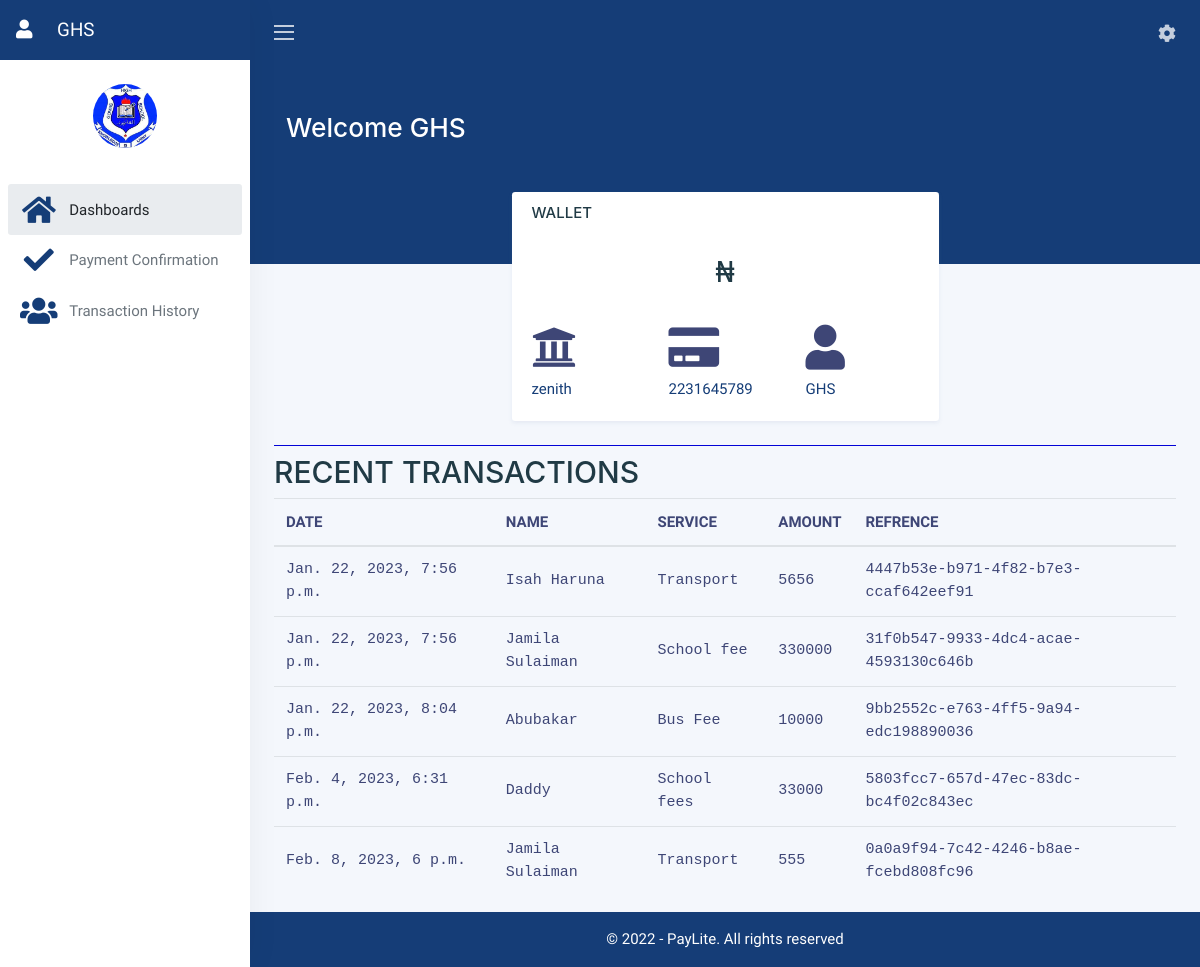
Screenshot of /index (signed in) with the database file from the repository.
### user/models.py (models this page shows, shortened)
class Profile(models.Model):
    staff = models.OneToOneField(User, on_delete=models.CASCADE, null=True)
    school_name = models.CharField(max_length=200, null=True)
    phone = models.IntegerField( null=True)
    address = models.CharField(max_length=200, null=True)
    Bank = models.CharField(max_length=200, null=True)
    Account= models.IntegerField( null=True)
    logo = models.ImageField(default='default.png',
                              upload_to='profile_images', null=True)
    licenses = models.ImageField(default='default.png',
                              upload_to='profile_images', null=True)
    cac = models.ImageField(default='default.png',
                              upload_to='profile_images', null=True)

### dashboard/models.py (models this page shows, shortened)
class Transaction(models.Model):
  id = models.UUIDField(primary_key = True, default = uuid.uuid4)
  select = models.ForeignKey(User, on_delete=models.CASCADE, null=True)
  Payer_Name = models.CharField(max_length=200, null= True )
  Payer_Phone_no = models.IntegerField(null = True)
  Payer_Email = models.EmailField(null=True)
  Service = models.CharField(max_length=200, null= True)
  Amount = models.IntegerField(null = True)
  Date = models.DateTimeField(auto_now_add= True)

### dashboard/views.py (the view)
# urls.py: path('index',views.index, name='index'),
@login_required
def index(request):
    user_object = User.objects.get(username=request.user.username)
    user_profile = Transaction.objects.filter(select=user_object)
    context = {'user_profile': user_profile,}
    return render(request, 'dashboard/index.html', context)

### templates/dashboard/index.html (shortened to what this page needs)
{% load static %}
<!DOCTYPE html>
<html lang="en">
<head>
   <link rel="stylesheet" href="https://cdn.jsdelivr.net/npm/bootstrap@4.6.0/dist/css/bootstrap.min.css">
  <link rel="stylesheet" href="https://cdnjs.cloudflare.com/ajax/libs/font-awesome/5.15.4/css/all.min.css"/>
  <link rel="stylesheet" href="{% static 'dashboard/style.css' %}">
</head>
<body>
  <div class="wrapper">
		<nav id="sidebar" class="sidebar">
			<a class="sidebar-brand" href="{% url 'user-profile' %}">
					<i class="fa fa-user" style="margin-right: 20px;"></i>
				{{user}}
			</a>
			<div class="sidebar-content">
				<div class="sidebar-user">
					<img src="{{ user.profile.logo.url }}" class="img-fluid rounded-circle mb-2" alt="" />
				</div>
				<ul class="sidebar-nav">
					<li class="sidebar-header">
					</li>
					<li class="sidebar-item active">
						<a href="./Userdashboard.html" class="sidebar-link">
							<i class="align-middle mr-2 fas fa-fw fa-home fa-2x"></i> <span class="align-middle">Dashboards</span>
						</a>
					</li>
					<li class="sidebar-item">
						<a href="./Confirmation.html" class="sidebar-link collapsed">
							<i class="align-middle mr-2 fas fa-fw fa-check fa-2x"></i> <span class="align-middle">Payment Confirmation</span>
						</a>
					</li>
					<li class="sidebar-item">
						<a href="#dashboards" class="sidebar-link">
							<i class="align-middle mr-2 fas fa-fw fa-users fa-2x"></i> <span class="align-middle">Transaction History</span>
						</a>
					</li>
				</ul>
			</div>
		</nav>
		<div class="main">
			<nav class="navbar navbar-expand navbar-theme">
				<a class="sidebar-toggle d-flex mr-2">
					<i class="hamburger align-self-center"></i>
				</a>
				<div class="navbar-collapse collapse">
					<ul class="navbar-nav ml-auto">
						<li class="nav-item dropdown ml-lg-2">
							<a class="nav-link dropdown-toggle position-relative" href="#" id="userDropdown" data-toggle="dropdown">
								<i class="align-middle fas fa-cog"></i>
							</a>
						</li>
					</ul>
				</div>
			</nav>
			<main class="content">
				<div class="container-fluid">
					<div class="header">
						<h1 class="header-title">
							Welcome {{user}}
						</h1>
						</div>
					<div class="row">
                        <div class="col"></div>
						<div class="col-md-6 col-lg-6 col-sm-12">
                        <div class="card">
								<div class="card-body" id="card-body1">
									<div class="row">
										<div class="col-md-6 col-sm-6 col-6">
											<h5>WALLET</h5>
										</div>
                                        <div class="col-md-6 col-sm-6 col-6">
										</div>
									</div>
                                    <div class="row">
                                        <div class="col-12">
									<h1 class="display-5 mt-4 mb-3" style="font-weight:450; text-align: center; font-family:'Courier New', Courier, monospace;">₦</h1>
                                    </div>
                                    </div>
                                    <div class="row mt-3">
                                     <div class="col-4">
                                        <i class="fa fa-university fa-3x bank-img"></i>
                                         <div class="mt-2">
                                              <span class="text-dark"><b class="bank-name"> {{ user.profile.Bank }} </b></span>
                                        </div>
                                    </div>
                                    <div class="col-4">
                                         <i class="fa fa-credit-card fa-3x  bank-img"></i>
                                        <div class="mt-2">
									    	<span class="text-dark"><b class="bank-name bank-name-number"> {{ user.profile.Account}}</b></span>
                                         </div>
                                    </div>
                                    <div class="col-4">
                                        <i class="fa fa-user fa-3x  bank-img"></i>
                                        <div class="mt-2">
                                            <span class="text-dark"><b class="bank-name">{{user}}</b></span>
                                        </div>
                                    </div>
									</div>
                                </div>
								</div>
							</div>
                            <div class="col"></div>
						</div>
                        </div>
                        <h1 style="border-bottom: 1px solid rgb(3, 3, 214);"></h1>
                        <h1>RECENT TRANSACTIONS</h1>
						<section>
							<div class="attendance-list">
								<table class="table">
								  <thead>
									<tr>
									  <th class="theader">DATE</th>
									  <th class="theader">NAME</th>
									  <th class="theader">SERVICE</th>
									  <th class="theader">AMOUNT</th>
									  <th class="theader">REFRENCE</th>
									</tr>
								  </thead>
								  <tbody>
									{% for i in user_profile %}
									<tr>
									  <td>{{i.Date}}</td>
									  <td>{{i.Payer_Name}}</td>
									  <td>{{i.Service}}</td>
									  <td>{{i.Amount}}</td>
									  <td>{{i.id}}</td>
									</tr>
									{% endfor %}
								  </tbody>
								</table>
							  </div>
						  </section>
			</main>
			<footer class="footer" style="background-color:#153d77;">
				<div class="container-fluid">
					<div class="row text-muted">
						<div class="col-12 text-right">
							<p class="mb-0" style="text-align:center; color:white;">
								&copy; 2022 - PayLite. All rights reserved
							</p>
						</div>
					</div>
				</div>
			</footer>
		</div>
	</div>
</body>
</html>

### static/dashboard/style.css (style rules this page uses)
td { font-family:'Courier New', Courier, monospace; }

### rows the page displays
Transaction: Date "Jan. 22, 2023, 7:56 p.m.", Payer_Name "Isah Haruna", Service "Transport", Amount "5656", id "4447b53e-b971-4f82-b7e3-ccaf642eef91"
Transaction: Date "Jan. 22, 2023, 7:56 p.m.", Payer_Name "Jamila Sulaiman", Service "School fee", Amount "330000", id "31f0b547-9933-4dc4-acae-4593130c646b"
Transaction: Date "Jan. 22, 2023, 8:04 p.m.", Payer_Name "Abubakar", Service "Bus Fee", Amount "10000", id "9bb2552c-e763-4ff5-9a94-edc198890036"
Transaction: Date "Feb. 4, 2023, 6:31 p.m.", Payer_Name "Daddy", Service "School fees", Amount "33000", id "5803fcc7-657d-47ec-83dc-bc4f02c843ec"
Transaction: Date "Feb. 8, 2023, 6 p.m.", Payer_Name "Jamila Sulaiman", Service "Transport", Amount "555", id "0a0a9f94-7c42-4246-b8ae-fcebd808fc96"

### other values shown
{{ user }} "GHS"
{{ user.profile.Bank }} "zenith"
{{ user.profile.Account }} "2231645789"
